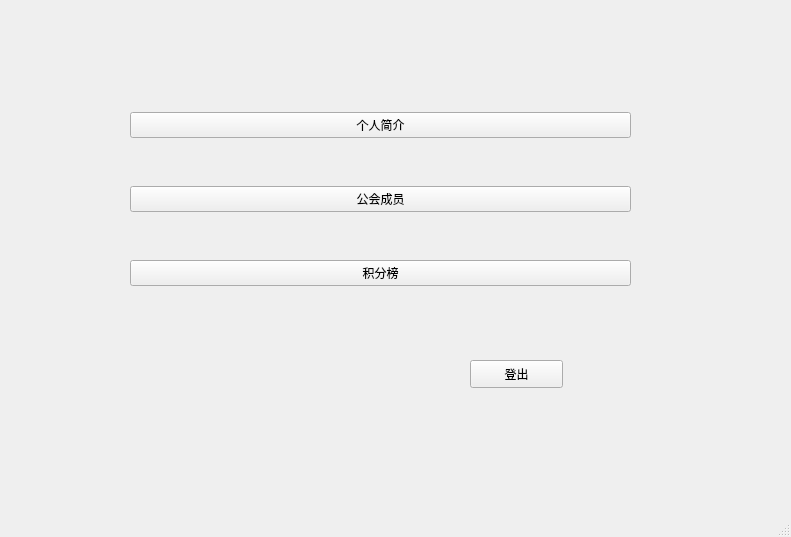
<?xml version="1.0" encoding="UTF-8"?>
<ui version="4.0">
 <class>privateui</class>
 <widget class="QMainWindow" name="privateui">
  <property name="geometry">
   <rect>
    <x>0</x>
    <y>0</y>
    <width>791</width>
    <height>537</height>
   </rect>
  </property>
  <property name="windowTitle">
   <string>MainWindow</string>
  </property>
  <widget class="QWidget" name="centralwidget">
   <widget class="QPushButton" name="pushButton">
    <property name="geometry">
     <rect>
      <x>470</x>
      <y>360</y>
      <width>93</width>
      <height>28</height>
     </rect>
    </property>
    <property name="text">
     <string>登出</string>
    </property>
   </widget>
   <widget class="QWidget" name="widget" native="true">
    <property name="geometry">
     <rect>
      <x>130</x>
      <y>70</y>
      <width>501</width>
      <height>261</height>
     </rect>
    </property>
    <layout class="QGridLayout" name="gridLayout">
     <item row="0" column="0">
      <widget class="QPushButton" name="pushButton_me">
       <property name="text">
        <string>个人简介</string>
       </property>
      </widget>
     </item>
     <item row="1" column="0">
      <widget class="QPushButton" name="pushButton_other">
       <property name="text">
        <string>公会成员</string>
       </property>
      </widget>
     </item>
     <item row="2" column="0">
      <widget class="QPushButton" name="pushButton_ran">
       <property name="text">
        <string>积分榜</string>
       </property>
      </widget>
     </item>
    </layout>
   </widget>
  </widget>
  <widget class="QMenuBar" name="menubar">
   <property name="geometry">
    <rect>
     <x>0</x>
     <y>0</y>
     <width>791</width>
     <height>26</height>
    </rect>
   </property>
  </widget>
  <widget class="QStatusBar" name="statusbar"/>
 </widget>
 <resources/>
 <connections/>
</ui>
